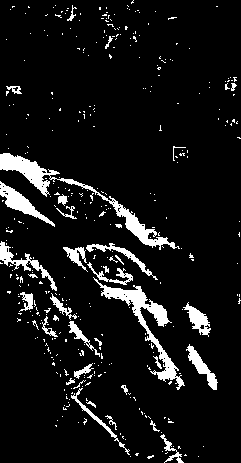

The script that saved this image:
import os
import numpy as np
import torch
import scipy.io as scio
from Model import HSICD_Model
from test import test_step
from dataset_my import HSICD_dataset
from torch.utils.data import DataLoader
from PIL import Image
device = torch.device('cuda') if torch.cuda.is_available() else torch.device('cpu')


def compute_all():
    # 导入数据
    data_pre = np.load('data_process/data_pre.npy')
    data_after = np.load('data_process/data_after.npy')
    label = np.load('data_process/label.npy')
    test_ds = HSICD_dataset(data_pre, data_after, label)
    test_dl = DataLoader(dataset=test_ds, batch_size=128, shuffle=False)
    # 创建模型
    model = HSICD_Model(30, 128, 1, 15).to(device)
    # 导入模型参数
    model.load_state_dict(torch.load('model/trained_model_20_1.pth'))
    _, _, pred_list = test_step(model, test_dl)
    os.makedirs('pred_list', exist_ok=True)
    np.save('pred_list/pred_all', pred_list)


if __name__ == '__main__':
    compute = 0
    if compute == 1:
        compute_all()
    else:
        label_truth = scio.loadmat('The River Data Set/groundtruth.mat')['lakelabel_v1']
        pred_list = np.load('pred_list/pred_all.npy')
        pred_class = np.reshape(pred_list, (label_truth.shape[0], label_truth.shape[1]))
        ground_truth = Image.fromarray(label_truth, 'L')
        change_map = Image.fromarray(np.uint8(pred_class * 255), 'L')
        os.makedirs('fig', exist_ok=True)
        ground_truth.save('fig/ground_truth.png')
        change_map.save('fig/change_map.png')